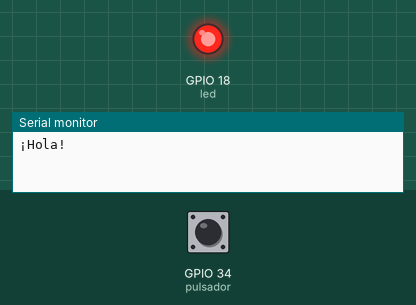
Recording of a program running on a simulated ESP32. Shown: output pins drawn as LEDs (lit = HIGH), the last lines printed to the serial monitor. Inputs (shaded band) come from the test bench; at power-on: GPIO 34 (pulsador) HIGH.

Above: at 1.2 s.
1.3 s: GPIO 34 (pulsador) pulled LOW for 3.2 s
At 1.8 s:
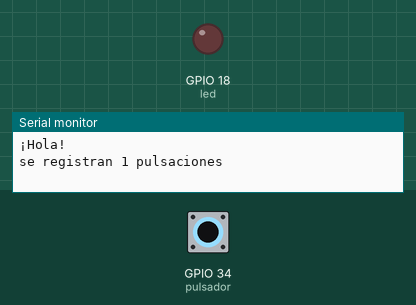
Timing chart, 0 to 12.0 s (numbered marks = the images above; inputs shaded):
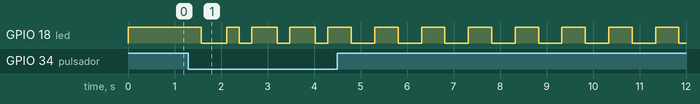

Measured:
- after the input at 1.3 s, GPIO 18 (led): goes LOW 0.54 s, HIGH 0.27 s, 3 × (LOW 0.27 s, HIGH 0.54 s), 7 × (LOW 0.50 s, HIGH 0.50 s), then LOW, starting after 0.28 s

The program:

main.cpp
```cpp
#include <Arduino.h>
#define pulsador 34
#define led 18 // enciende con LOW
#define t_anti_rebote 250
#define t_parpadeo_ms 500

// estados globales

typedef enum
{
  lectura,
  espera,
  validacion
} antirebote;
antirebote antiRebotePulsador1 = lectura;

typedef enum
{
  apagado,
  encendido,
  parpadeo
} MAIN;
MAIN estadosLed1 = apagado;

void setup()
{
  // put your setup code here, to run once:
  // Configuración de puertos
  pinMode(pulsador, INPUT);
  pinMode(led, OUTPUT);

  Serial.begin(115200);
  Serial.println("¡Hola!");
}

void loop()
{
  delay(10); // por recomendación del simulador
  // put your main code here, to run repeatedly:

  // Serial.println("Introduzca la velocidad de conmutación");

  // Lectura de pulsador
  static u_long tiempoInicial = 0;
  static u_int32_t pulsaciones = 0;
  switch (antiRebotePulsador1)
  {
  case lectura:
    if (!digitalRead(pulsador))
    {
      antiRebotePulsador1 = espera;
      tiempoInicial = millis();
    }
    else
    {
      antiRebotePulsador1 = lectura; // solo a fines didácticos
    }
    break;
  case espera:
    if (millis() >= (tiempoInicial + t_anti_rebote))
    {
      antiRebotePulsador1 = validacion;
    }
    break;
  case validacion:
    if (!digitalRead(pulsador))
    {
      antiRebotePulsador1 = lectura;
      pulsaciones++;
      // debugging line
      Serial.print("se registran ");
      Serial.print(pulsaciones);
      Serial.println(" pulsaciones");
    }
    else
    { // cambio de estado sin sumar al contador-> considera que fue un ruido o rebote
      antiRebotePulsador1 = lectura;
    }
    break;

  default:
    /* digitalWrite(led,HIGH); */
    antiRebotePulsador1 = lectura;
    pulsaciones = 0;

    break;
  }
  // manejo de LED 1
  static u_int32_t *p_pulsaciones = &pulsaciones;
  switch (estadosLed1)
  {
  case apagado:
    digitalWrite(led, HIGH);
    if (*p_pulsaciones != 0)
    {
      *p_pulsaciones = 0;
      estadosLed1 = encendido;
    }

    break;
  case encendido:
    digitalWrite(led, LOW);
    if (*p_pulsaciones != 0)
    {
      *p_pulsaciones = 0;
      estadosLed1 = parpadeo;
    }

    break;

  case parpadeo:
    static u_int32_t tiempo = millis();

    if (millis() >= tiempo + t_parpadeo_ms)
    {
      digitalWrite(led, !digitalRead(led));
      tiempo = millis();
    }

    if (*p_pulsaciones != 0)
    {
      *p_pulsaciones = 0;
      estadosLed1 = apagado;
    }

    break;

  default:
    digitalWrite(led, HIGH);
    estadosLed1 = apagado;

    break;
  }
}
```
